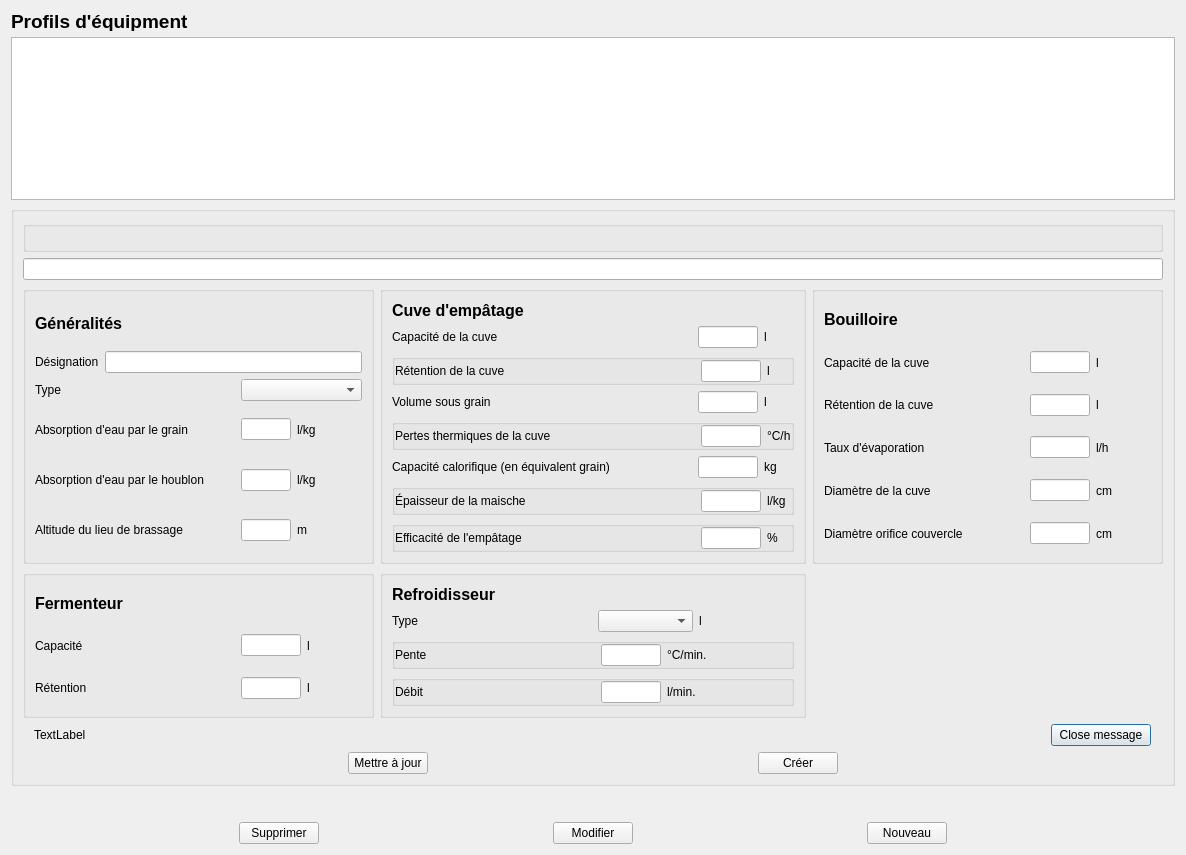
<?xml version="1.0" encoding="UTF-8"?>
<ui version="4.0">
 <class>EquipmentDialog</class>
 <widget class="QDialog" name="EquipmentDialog">
  <property name="geometry">
   <rect>
    <x>0</x>
    <y>0</y>
    <width>1186</width>
    <height>855</height>
   </rect>
  </property>
  <property name="windowTitle">
   <string>Dialog</string>
  </property>
  <layout class="QVBoxLayout" name="verticalLayout_7">
   <item>
    <widget class="QLabel" name="label">
     <property name="maximumSize">
      <size>
       <width>16777215</width>
       <height>20</height>
      </size>
     </property>
     <property name="font">
      <font>
       <pointsize>14</pointsize>
       <weight>75</weight>
       <bold>true</bold>
      </font>
     </property>
     <property name="text">
      <string>Profils d'équipment</string>
     </property>
    </widget>
   </item>
   <item>
    <widget class="QListView" name="equipmentList">
     <property name="sizePolicy">
      <sizepolicy hsizetype="Minimum" vsizetype="Preferred">
       <horstretch>0</horstretch>
       <verstretch>0</verstretch>
      </sizepolicy>
     </property>
    </widget>
   </item>
   <item>
    <widget class="QGroupBox" name="groupBoxNew">
     <property name="title">
      <string/>
     </property>
     <layout class="QVBoxLayout" name="verticalLayout_6">
      <item>
       <widget class="QGroupBox" name="mtGBMashThickness_2">
        <property name="title">
         <string/>
        </property>
        <layout class="QHBoxLayout" name="horizontalLayout_27"/>
       </widget>
      </item>
      <item>
       <widget class="QLineEdit" name="idEdit"/>
      </item>
      <item>
       <layout class="QGridLayout" name="gridLayout">
        <item row="2" column="1">
         <widget class="QGroupBox" name="groupBox_5">
          <property name="title">
           <string/>
          </property>
          <layout class="QVBoxLayout" name="verticalLayout_5">
           <item>
            <widget class="QLabel" name="label_7">
             <property name="font">
              <font>
               <pointsize>12</pointsize>
               <weight>75</weight>
               <bold>true</bold>
              </font>
             </property>
             <property name="text">
              <string>Refroidisseur</string>
             </property>
            </widget>
           </item>
           <item>
            <layout class="QHBoxLayout" name="horizontalLayout_20">
             <item>
              <widget class="QLabel" name="coolTypeLabel">
               <property name="minimumSize">
                <size>
                 <width>200</width>
                 <height>0</height>
                </size>
               </property>
               <property name="maximumSize">
                <size>
                 <width>200</width>
                 <height>16777215</height>
                </size>
               </property>
               <property name="text">
                <string>Type</string>
               </property>
              </widget>
             </item>
             <item>
              <widget class="QComboBox" name="coolTypeCombo"/>
             </item>
             <item>
              <widget class="QLabel" name="ktCapacityUnitLabel_4">
               <property name="text">
                <string>l</string>
               </property>
              </widget>
             </item>
            </layout>
           </item>
           <item>
            <widget class="QGroupBox" name="coolerGBSlope">
             <property name="title">
              <string/>
             </property>
             <layout class="QHBoxLayout" name="horizontalLayout_21">
              <property name="leftMargin">
               <number>0</number>
              </property>
              <property name="topMargin">
               <number>0</number>
              </property>
              <property name="rightMargin">
               <number>0</number>
              </property>
              <property name="bottomMargin">
               <number>0</number>
              </property>
              <item>
               <widget class="QLabel" name="coolSlopeLabel">
                <property name="minimumSize">
                 <size>
                  <width>200</width>
                  <height>0</height>
                 </size>
                </property>
                <property name="maximumSize">
                 <size>
                  <width>200</width>
                  <height>16777215</height>
                 </size>
                </property>
                <property name="text">
                 <string>Pente </string>
                </property>
               </widget>
              </item>
              <item>
               <widget class="QLineEdit" name="coolSlopeEdit">
                <property name="minimumSize">
                 <size>
                  <width>60</width>
                  <height>0</height>
                 </size>
                </property>
                <property name="maximumSize">
                 <size>
                  <width>60</width>
                  <height>16777215</height>
                 </size>
                </property>
               </widget>
              </item>
              <item>
               <widget class="QLabel" name="coolSlopeUnitLabel">
                <property name="text">
                 <string>°C/min.</string>
                </property>
               </widget>
              </item>
             </layout>
            </widget>
           </item>
           <item>
            <widget class="QGroupBox" name="coolerGBFlowRate">
             <property name="title">
              <string/>
             </property>
             <layout class="QHBoxLayout" name="horizontalLayout_16">
              <property name="leftMargin">
               <number>0</number>
              </property>
              <property name="topMargin">
               <number>0</number>
              </property>
              <property name="rightMargin">
               <number>0</number>
              </property>
              <property name="bottomMargin">
               <number>0</number>
              </property>
              <item>
               <widget class="QLabel" name="coolFlowRateLabel">
                <property name="minimumSize">
                 <size>
                  <width>200</width>
                  <height>0</height>
                 </size>
                </property>
                <property name="maximumSize">
                 <size>
                  <width>200</width>
                  <height>16777215</height>
                 </size>
                </property>
                <property name="text">
                 <string>Débit</string>
                </property>
               </widget>
              </item>
              <item>
               <widget class="QLineEdit" name="coolFlowRateEdit">
                <property name="minimumSize">
                 <size>
                  <width>60</width>
                  <height>0</height>
                 </size>
                </property>
                <property name="maximumSize">
                 <size>
                  <width>60</width>
                  <height>16777215</height>
                 </size>
                </property>
               </widget>
              </item>
              <item>
               <widget class="QLabel" name="coolFlowRateUnitLabel">
                <property name="text">
                 <string>l/min.</string>
                </property>
               </widget>
              </item>
             </layout>
            </widget>
           </item>
          </layout>
         </widget>
        </item>
        <item row="0" column="1">
         <widget class="QGroupBox" name="groupBox_2">
          <property name="title">
           <string/>
          </property>
          <layout class="QVBoxLayout" name="verticalLayout_2">
           <item>
            <widget class="QLabel" name="label_4">
             <property name="font">
              <font>
               <pointsize>12</pointsize>
               <weight>75</weight>
               <bold>true</bold>
              </font>
             </property>
             <property name="text">
              <string>Cuve d'empâtage</string>
             </property>
            </widget>
           </item>
           <item>
            <layout class="QHBoxLayout" name="horizontalLayout_6">
             <item>
              <widget class="QLabel" name="mtCapacityLabel">
               <property name="minimumSize">
                <size>
                 <width>300</width>
                 <height>0</height>
                </size>
               </property>
               <property name="maximumSize">
                <size>
                 <width>300</width>
                 <height>16777215</height>
                </size>
               </property>
               <property name="text">
                <string>Capacité de la cuve</string>
               </property>
              </widget>
             </item>
             <item>
              <widget class="QLineEdit" name="mtCapacityEdit">
               <property name="minimumSize">
                <size>
                 <width>60</width>
                 <height>0</height>
                </size>
               </property>
               <property name="maximumSize">
                <size>
                 <width>60</width>
                 <height>16777215</height>
                </size>
               </property>
              </widget>
             </item>
             <item>
              <widget class="QLabel" name="mtCapacityUnitLabel">
               <property name="text">
                <string>l</string>
               </property>
              </widget>
             </item>
            </layout>
           </item>
           <item>
            <widget class="QGroupBox" name="mtGBRetention">
             <property name="title">
              <string/>
             </property>
             <layout class="QHBoxLayout" name="horizontalLayout_22">
              <property name="leftMargin">
               <number>0</number>
              </property>
              <property name="topMargin">
               <number>0</number>
              </property>
              <property name="bottomMargin">
               <number>0</number>
              </property>
              <item>
               <widget class="QLabel" name="mtRetentionLabel">
                <property name="minimumSize">
                 <size>
                  <width>300</width>
                  <height>0</height>
                 </size>
                </property>
                <property name="maximumSize">
                 <size>
                  <width>300</width>
                  <height>16777215</height>
                 </size>
                </property>
                <property name="text">
                 <string>Rétention de la cuve </string>
                </property>
               </widget>
              </item>
              <item>
               <widget class="QLineEdit" name="mtRetentionEdit">
                <property name="minimumSize">
                 <size>
                  <width>60</width>
                  <height>0</height>
                 </size>
                </property>
                <property name="maximumSize">
                 <size>
                  <width>60</width>
                  <height>16777215</height>
                 </size>
                </property>
               </widget>
              </item>
              <item>
               <widget class="QLabel" name="mtRetentionUnitLabel">
                <property name="text">
                 <string>l</string>
                </property>
               </widget>
              </item>
             </layout>
            </widget>
           </item>
           <item>
            <layout class="QHBoxLayout" name="horizontalLayout_7">
             <item>
              <widget class="QLabel" name="mtUnderGrainLabel">
               <property name="minimumSize">
                <size>
                 <width>300</width>
                 <height>0</height>
                </size>
               </property>
               <property name="maximumSize">
                <size>
                 <width>300</width>
                 <height>16777215</height>
                </size>
               </property>
               <property name="text">
                <string>Volume sous grain</string>
               </property>
              </widget>
             </item>
             <item>
              <widget class="QLineEdit" name="mtUnderGrainEdit">
               <property name="minimumSize">
                <size>
                 <width>60</width>
                 <height>0</height>
                </size>
               </property>
               <property name="maximumSize">
                <size>
                 <width>60</width>
                 <height>16777215</height>
                </size>
               </property>
              </widget>
             </item>
             <item>
              <widget class="QLabel" name="mtUnderGrainUnitLabel">
               <property name="text">
                <string>l</string>
               </property>
              </widget>
             </item>
            </layout>
           </item>
           <item>
            <widget class="QGroupBox" name="mtGBHeatLosses">
             <property name="title">
              <string/>
             </property>
             <layout class="QHBoxLayout" name="horizontalLayout_8">
              <property name="leftMargin">
               <number>0</number>
              </property>
              <property name="topMargin">
               <number>0</number>
              </property>
              <property name="rightMargin">
               <number>0</number>
              </property>
              <property name="bottomMargin">
               <number>0</number>
              </property>
              <item>
               <widget class="QLabel" name="mtThermalLossesLabel">
                <property name="minimumSize">
                 <size>
                  <width>300</width>
                  <height>0</height>
                 </size>
                </property>
                <property name="maximumSize">
                 <size>
                  <width>300</width>
                  <height>16777215</height>
                 </size>
                </property>
                <property name="text">
                 <string>Pertes thermiques de la cuve</string>
                </property>
               </widget>
              </item>
              <item>
               <widget class="QLineEdit" name="mtThermalLossesEdit">
                <property name="minimumSize">
                 <size>
                  <width>60</width>
                  <height>0</height>
                 </size>
                </property>
                <property name="maximumSize">
                 <size>
                  <width>60</width>
                  <height>16777215</height>
                 </size>
                </property>
               </widget>
              </item>
              <item>
               <widget class="QLabel" name="mtThermalLossesUnitLabel">
                <property name="text">
                 <string>°C/h</string>
                </property>
               </widget>
              </item>
             </layout>
            </widget>
           </item>
           <item>
            <layout class="QHBoxLayout" name="horizontalLayout_10">
             <item>
              <widget class="QLabel" name="mtHeatCapacityEquivLabel">
               <property name="minimumSize">
                <size>
                 <width>300</width>
                 <height>0</height>
                </size>
               </property>
               <property name="maximumSize">
                <size>
                 <width>300</width>
                 <height>16777215</height>
                </size>
               </property>
               <property name="text">
                <string>Capacité calorifique (en équivalent grain) </string>
               </property>
              </widget>
             </item>
             <item>
              <widget class="QLineEdit" name="mtHeatCapacityEquivEdit">
               <property name="minimumSize">
                <size>
                 <width>60</width>
                 <height>0</height>
                </size>
               </property>
               <property name="maximumSize">
                <size>
                 <width>60</width>
                 <height>16777215</height>
                </size>
               </property>
              </widget>
             </item>
             <item>
              <widget class="QLabel" name="mtHeatCapacityEquivUnitLabel">
               <property name="text">
                <string>kg</string>
               </property>
              </widget>
             </item>
            </layout>
           </item>
           <item>
            <widget class="QGroupBox" name="mtGBMashThickness">
             <property name="title">
              <string/>
             </property>
             <layout class="QHBoxLayout" name="horizontalLayout_9">
              <property name="leftMargin">
               <number>0</number>
              </property>
              <property name="topMargin">
               <number>0</number>
              </property>
              <property name="rightMargin">
               <number>0</number>
              </property>
              <property name="bottomMargin">
               <number>0</number>
              </property>
              <item>
               <widget class="QLabel" name="mashThicknessLabel">
                <property name="minimumSize">
                 <size>
                  <width>300</width>
                  <height>0</height>
                 </size>
                </property>
                <property name="maximumSize">
                 <size>
                  <width>300</width>
                  <height>16777215</height>
                 </size>
                </property>
                <property name="text">
                 <string>Épaisseur de la maische</string>
                </property>
               </widget>
              </item>
              <item>
               <widget class="QLineEdit" name="mashThicknessEdit">
                <property name="minimumSize">
                 <size>
                  <width>60</width>
                  <height>0</height>
                 </size>
                </property>
                <property name="maximumSize">
                 <size>
                  <width>60</width>
                  <height>16777215</height>
                 </size>
                </property>
               </widget>
              </item>
              <item>
               <widget class="QLabel" name="mashThicknessEditLabel">
                <property name="text">
                 <string>l/kg</string>
                </property>
               </widget>
              </item>
             </layout>
            </widget>
           </item>
           <item>
            <widget class="QGroupBox" name="mtGBMashThickness_3">
             <property name="title">
              <string/>
             </property>
             <layout class="QHBoxLayout" name="horizontalLayout_25">
              <property name="leftMargin">
               <number>0</number>
              </property>
              <property name="topMargin">
               <number>0</number>
              </property>
              <property name="rightMargin">
               <number>0</number>
              </property>
              <property name="bottomMargin">
               <number>0</number>
              </property>
              <item>
               <widget class="QLabel" name="mashEfficiencyLabel">
                <property name="minimumSize">
                 <size>
                  <width>300</width>
                  <height>0</height>
                 </size>
                </property>
                <property name="maximumSize">
                 <size>
                  <width>300</width>
                  <height>16777215</height>
                 </size>
                </property>
                <property name="text">
                 <string>Efficacité de l'empâtage</string>
                </property>
               </widget>
              </item>
              <item>
               <widget class="QLineEdit" name="mashEfficiencyEdit">
                <property name="minimumSize">
                 <size>
                  <width>60</width>
                  <height>0</height>
                 </size>
                </property>
                <property name="maximumSize">
                 <size>
                  <width>60</width>
                  <height>16777215</height>
                 </size>
                </property>
               </widget>
              </item>
              <item>
               <widget class="QLabel" name="mashEfficiencyUnitLabel">
                <property name="text">
                 <string>%</string>
                </property>
               </widget>
              </item>
             </layout>
            </widget>
           </item>
          </layout>
         </widget>
        </item>
        <item row="2" column="0">
         <widget class="QGroupBox" name="groupBox_4">
          <property name="title">
           <string/>
          </property>
          <layout class="QVBoxLayout" name="verticalLayout_4">
           <item>
            <widget class="QLabel" name="label_6">
             <property name="font">
              <font>
               <pointsize>12</pointsize>
               <weight>75</weight>
               <bold>true</bold>
              </font>
             </property>
             <property name="text">
              <string>Fermenteur</string>
             </property>
            </widget>
           </item>
           <item>
            <layout class="QHBoxLayout" name="horizontalLayout_13">
             <item>
              <widget class="QLabel" name="fmCapacityLabel">
               <property name="minimumSize">
                <size>
                 <width>200</width>
                 <height>0</height>
                </size>
               </property>
               <property name="maximumSize">
                <size>
                 <width>200</width>
                 <height>16777215</height>
                </size>
               </property>
               <property name="text">
                <string>Capacité </string>
               </property>
              </widget>
             </item>
             <item>
              <widget class="QLineEdit" name="fmCapacityEdit">
               <property name="minimumSize">
                <size>
                 <width>60</width>
                 <height>0</height>
                </size>
               </property>
               <property name="maximumSize">
                <size>
                 <width>60</width>
                 <height>16777215</height>
                </size>
               </property>
              </widget>
             </item>
             <item>
              <widget class="QLabel" name="ktCapacityUnitLabel_2">
               <property name="text">
                <string>l</string>
               </property>
              </widget>
             </item>
            </layout>
           </item>
           <item>
            <layout class="QHBoxLayout" name="horizontalLayout_14">
             <item>
              <widget class="QLabel" name="fmRetentionLabel">
               <property name="minimumSize">
                <size>
                 <width>200</width>
                 <height>0</height>
                </size>
               </property>
               <property name="maximumSize">
                <size>
                 <width>200</width>
                 <height>16777215</height>
                </size>
               </property>
               <property name="text">
                <string>Rétention</string>
               </property>
              </widget>
             </item>
             <item>
              <widget class="QLineEdit" name="fmRetentionEdit">
               <property name="minimumSize">
                <size>
                 <width>60</width>
                 <height>0</height>
                </size>
               </property>
               <property name="maximumSize">
                <size>
                 <width>60</width>
                 <height>16777215</height>
                </size>
               </property>
              </widget>
             </item>
             <item>
              <widget class="QLabel" name="fmRetentionUnitLabel">
               <property name="text">
                <string>l</string>
               </property>
              </widget>
             </item>
            </layout>
           </item>
          </layout>
         </widget>
        </item>
        <item row="0" column="0">
         <widget class="QGroupBox" name="groupBox">
          <property name="title">
           <string/>
          </property>
          <layout class="QVBoxLayout" name="verticalLayout">
           <item>
            <widget class="QLabel" name="label_3">
             <property name="font">
              <font>
               <pointsize>12</pointsize>
               <weight>75</weight>
               <bold>true</bold>
              </font>
             </property>
             <property name="text">
              <string>Généralités</string>
             </property>
            </widget>
           </item>
           <item>
            <layout class="QHBoxLayout" name="horizontalLayout">
             <item>
              <widget class="QLabel" name="nameLabel">
               <property name="minimumSize">
                <size>
                 <width>0</width>
                 <height>0</height>
                </size>
               </property>
               <property name="maximumSize">
                <size>
                 <width>200</width>
                 <height>16777215</height>
                </size>
               </property>
               <property name="text">
                <string>Désignation</string>
               </property>
              </widget>
             </item>
             <item>
              <widget class="QLineEdit" name="nameEdit"/>
             </item>
            </layout>
           </item>
           <item>
            <layout class="QHBoxLayout" name="horizontalLayout_2">
             <item>
              <widget class="QLabel" name="typeLabel">
               <property name="minimumSize">
                <size>
                 <width>200</width>
                 <height>0</height>
                </size>
               </property>
               <property name="maximumSize">
                <size>
                 <width>200</width>
                 <height>16777215</height>
                </size>
               </property>
               <property name="text">
                <string>Type</string>
               </property>
              </widget>
             </item>
             <item>
              <widget class="QComboBox" name="typeCombo"/>
             </item>
            </layout>
           </item>
           <item>
            <layout class="QHBoxLayout" name="horizontalLayout_3">
             <item>
              <widget class="QLabel" name="grainAbsorptionLabel">
               <property name="minimumSize">
                <size>
                 <width>200</width>
                 <height>0</height>
                </size>
               </property>
               <property name="maximumSize">
                <size>
                 <width>200</width>
                 <height>16777215</height>
                </size>
               </property>
               <property name="text">
                <string>Absorption d'eau par le grain</string>
               </property>
              </widget>
             </item>
             <item>
              <widget class="QLineEdit" name="grainAbsorptionEdit">
               <property name="maximumSize">
                <size>
                 <width>50</width>
                 <height>16777215</height>
                </size>
               </property>
              </widget>
             </item>
             <item>
              <widget class="QLabel" name="grainAbsorptionUnitLabel">
               <property name="text">
                <string>l/kg</string>
               </property>
              </widget>
             </item>
            </layout>
           </item>
           <item>
            <layout class="QHBoxLayout" name="horizontalLayout_4">
             <item>
              <widget class="QLabel" name="hopAbsorptionLabel">
               <property name="minimumSize">
                <size>
                 <width>200</width>
                 <height>0</height>
                </size>
               </property>
               <property name="maximumSize">
                <size>
                 <width>200</width>
                 <height>16777215</height>
                </size>
               </property>
               <property name="text">
                <string>Absorption d'eau par le houblon</string>
               </property>
              </widget>
             </item>
             <item>
              <widget class="QLineEdit" name="hopAbsorptionEdit">
               <property name="maximumSize">
                <size>
                 <width>50</width>
                 <height>16777215</height>
                </size>
               </property>
              </widget>
             </item>
             <item>
              <widget class="QLabel" name="grainAbsorptionUnitLabel_2">
               <property name="text">
                <string>l/kg</string>
               </property>
              </widget>
             </item>
            </layout>
           </item>
           <item>
            <layout class="QHBoxLayout" name="horizontalLayout_5">
             <item>
              <widget class="QLabel" name="altitudeLabel">
               <property name="minimumSize">
                <size>
                 <width>200</width>
                 <height>0</height>
                </size>
               </property>
               <property name="maximumSize">
                <size>
                 <width>200</width>
                 <height>16777215</height>
                </size>
               </property>
               <property name="text">
                <string>Altitude du lieu de brassage</string>
               </property>
              </widget>
             </item>
             <item>
              <widget class="QLineEdit" name="altitudeEdit">
               <property name="maximumSize">
                <size>
                 <width>50</width>
                 <height>16777215</height>
                </size>
               </property>
              </widget>
             </item>
             <item>
              <widget class="QLabel" name="altitudeUnitLabel">
               <property name="text">
                <string>m</string>
               </property>
              </widget>
             </item>
            </layout>
           </item>
          </layout>
         </widget>
        </item>
        <item row="0" column="2">
         <widget class="QGroupBox" name="groupBox_3">
          <property name="title">
           <string/>
          </property>
          <layout class="QVBoxLayout" name="verticalLayout_3">
           <item>
            <widget class="QLabel" name="label_5">
             <property name="font">
              <font>
               <pointsize>12</pointsize>
               <weight>75</weight>
               <bold>true</bold>
              </font>
             </property>
             <property name="text">
              <string>Bouilloire</string>
             </property>
            </widget>
           </item>
           <item>
            <layout class="QHBoxLayout" name="horizontalLayout_11">
             <item>
              <widget class="QLabel" name="ktCapacityLabel">
               <property name="minimumSize">
                <size>
                 <width>200</width>
                 <height>0</height>
                </size>
               </property>
               <property name="maximumSize">
                <size>
                 <width>200</width>
                 <height>16777215</height>
                </size>
               </property>
               <property name="text">
                <string>Capacité de la cuve </string>
               </property>
              </widget>
             </item>
             <item>
              <widget class="QLineEdit" name="ktCapacityEdit">
               <property name="minimumSize">
                <size>
                 <width>60</width>
                 <height>0</height>
                </size>
               </property>
               <property name="maximumSize">
                <size>
                 <width>60</width>
                 <height>16777215</height>
                </size>
               </property>
              </widget>
             </item>
             <item>
              <widget class="QLabel" name="ktCapacityUnitLabel">
               <property name="text">
                <string>l</string>
               </property>
              </widget>
             </item>
            </layout>
           </item>
           <item>
            <layout class="QHBoxLayout" name="horizontalLayout_12">
             <item>
              <widget class="QLabel" name="ktRetentionLabel">
               <property name="minimumSize">
                <size>
                 <width>200</width>
                 <height>0</height>
                </size>
               </property>
               <property name="maximumSize">
                <size>
                 <width>200</width>
                 <height>16777215</height>
                </size>
               </property>
               <property name="text">
                <string>Rétention de la cuve</string>
               </property>
              </widget>
             </item>
             <item>
              <widget class="QLineEdit" name="ktRetentionEdit">
               <property name="minimumSize">
                <size>
                 <width>60</width>
                 <height>0</height>
                </size>
               </property>
               <property name="maximumSize">
                <size>
                 <width>60</width>
                 <height>16777215</height>
                </size>
               </property>
              </widget>
             </item>
             <item>
              <widget class="QLabel" name="ktRetentionUnitLabel">
               <property name="text">
                <string>l</string>
               </property>
              </widget>
             </item>
            </layout>
           </item>
           <item>
            <layout class="QHBoxLayout" name="horizontalLayout_17">
             <item>
              <widget class="QLabel" name="ktEvaporationLabel">
               <property name="minimumSize">
                <size>
                 <width>200</width>
                 <height>0</height>
                </size>
               </property>
               <property name="maximumSize">
                <size>
                 <width>200</width>
                 <height>16777215</height>
                </size>
               </property>
               <property name="text">
                <string>Taux d'évaporation </string>
               </property>
              </widget>
             </item>
             <item>
              <widget class="QLineEdit" name="ktEvaporationEdit">
               <property name="minimumSize">
                <size>
                 <width>60</width>
                 <height>0</height>
                </size>
               </property>
               <property name="maximumSize">
                <size>
                 <width>60</width>
                 <height>16777215</height>
                </size>
               </property>
              </widget>
             </item>
             <item>
              <widget class="QLabel" name="ktEvaporationUnitLabel">
               <property name="text">
                <string>l/h</string>
               </property>
              </widget>
             </item>
            </layout>
           </item>
           <item>
            <layout class="QHBoxLayout" name="horizontalLayout_18">
             <item>
              <widget class="QLabel" name="ktDiameterLabel">
               <property name="minimumSize">
                <size>
                 <width>200</width>
                 <height>0</height>
                </size>
               </property>
               <property name="maximumSize">
                <size>
                 <width>200</width>
                 <height>16777215</height>
                </size>
               </property>
               <property name="text">
                <string>Diamètre de la cuve</string>
               </property>
              </widget>
             </item>
             <item>
              <widget class="QLineEdit" name="ktDiameterEdit">
               <property name="minimumSize">
                <size>
                 <width>60</width>
                 <height>0</height>
                </size>
               </property>
               <property name="maximumSize">
                <size>
                 <width>60</width>
                 <height>16777215</height>
                </size>
               </property>
              </widget>
             </item>
             <item>
              <widget class="QLabel" name="ktDiameterUnitLabel">
               <property name="text">
                <string>cm</string>
               </property>
              </widget>
             </item>
            </layout>
           </item>
           <item>
            <layout class="QHBoxLayout" name="horizontalLayout_19">
             <item>
              <widget class="QLabel" name="ktSteamExitLabel">
               <property name="minimumSize">
                <size>
                 <width>200</width>
                 <height>0</height>
                </size>
               </property>
               <property name="maximumSize">
                <size>
                 <width>200</width>
                 <height>16777215</height>
                </size>
               </property>
               <property name="text">
                <string>Diamètre orifice couvercle</string>
               </property>
              </widget>
             </item>
             <item>
              <widget class="QLineEdit" name="ktSteamExitEdit">
               <property name="minimumSize">
                <size>
                 <width>60</width>
                 <height>0</height>
                </size>
               </property>
               <property name="maximumSize">
                <size>
                 <width>60</width>
                 <height>16777215</height>
                </size>
               </property>
              </widget>
             </item>
             <item>
              <widget class="QLabel" name="ktSteamExitUnitLabel">
               <property name="text">
                <string>cm</string>
               </property>
              </widget>
             </item>
            </layout>
           </item>
          </layout>
         </widget>
        </item>
       </layout>
      </item>
      <item>
       <layout class="QHBoxLayout" name="horizontalLayout_15">
        <item>
         <widget class="QLabel" name="labelMessage">
          <property name="sizePolicy">
           <sizepolicy hsizetype="Minimum" vsizetype="Preferred">
            <horstretch>0</horstretch>
            <verstretch>0</verstretch>
           </sizepolicy>
          </property>
          <property name="maximumSize">
           <size>
            <width>1000</width>
            <height>16777215</height>
           </size>
          </property>
          <property name="text">
           <string>TextLabel</string>
          </property>
         </widget>
        </item>
        <item>
         <widget class="QPushButton" name="closeMessageButton">
          <property name="maximumSize">
           <size>
            <width>100</width>
            <height>16777215</height>
           </size>
          </property>
          <property name="text">
           <string>Close message</string>
          </property>
         </widget>
        </item>
       </layout>
      </item>
      <item>
       <layout class="QHBoxLayout" name="horizontalLayout_23">
        <item>
         <spacer name="horizontalSpacer">
          <property name="orientation">
           <enum>Qt::Horizontal</enum>
          </property>
          <property name="sizeHint" stdset="0">
           <size>
            <width>40</width>
            <height>20</height>
           </size>
          </property>
         </spacer>
        </item>
        <item>
         <widget class="QPushButton" name="updateButton">
          <property name="text">
           <string>Mettre à jour</string>
          </property>
         </widget>
        </item>
        <item>
         <spacer name="horizontalSpacer_2">
          <property name="orientation">
           <enum>Qt::Horizontal</enum>
          </property>
          <property name="sizeHint" stdset="0">
           <size>
            <width>40</width>
            <height>20</height>
           </size>
          </property>
         </spacer>
        </item>
        <item>
         <widget class="QPushButton" name="addButton">
          <property name="text">
           <string>Créer</string>
          </property>
         </widget>
        </item>
        <item>
         <spacer name="horizontalSpacer_3">
          <property name="orientation">
           <enum>Qt::Horizontal</enum>
          </property>
          <property name="sizeHint" stdset="0">
           <size>
            <width>40</width>
            <height>20</height>
           </size>
          </property>
         </spacer>
        </item>
       </layout>
      </item>
     </layout>
    </widget>
   </item>
   <item>
    <layout class="QHBoxLayout" name="horizontalLayout_24">
     <property name="topMargin">
      <number>30</number>
     </property>
     <item>
      <spacer name="horizontalSpacer_4">
       <property name="orientation">
        <enum>Qt::Horizontal</enum>
       </property>
       <property name="sizeHint" stdset="0">
        <size>
         <width>40</width>
         <height>20</height>
        </size>
       </property>
      </spacer>
     </item>
     <item>
      <widget class="QPushButton" name="deleteButton">
       <property name="text">
        <string>Supprimer</string>
       </property>
      </widget>
     </item>
     <item>
      <spacer name="horizontalSpacer_5">
       <property name="orientation">
        <enum>Qt::Horizontal</enum>
       </property>
       <property name="sizeHint" stdset="0">
        <size>
         <width>40</width>
         <height>20</height>
        </size>
       </property>
      </spacer>
     </item>
     <item>
      <widget class="QPushButton" name="editButton">
       <property name="text">
        <string>Modifier</string>
       </property>
      </widget>
     </item>
     <item>
      <spacer name="horizontalSpacer_6">
       <property name="orientation">
        <enum>Qt::Horizontal</enum>
       </property>
       <property name="sizeHint" stdset="0">
        <size>
         <width>40</width>
         <height>20</height>
        </size>
       </property>
      </spacer>
     </item>
     <item>
      <widget class="QPushButton" name="newButton">
       <property name="text">
        <string>Nouveau</string>
       </property>
      </widget>
     </item>
     <item>
      <spacer name="horizontalSpacer_7">
       <property name="orientation">
        <enum>Qt::Horizontal</enum>
       </property>
       <property name="sizeHint" stdset="0">
        <size>
         <width>40</width>
         <height>20</height>
        </size>
       </property>
      </spacer>
     </item>
    </layout>
   </item>
  </layout>
 </widget>
 <resources/>
 <connections/>
</ui>
